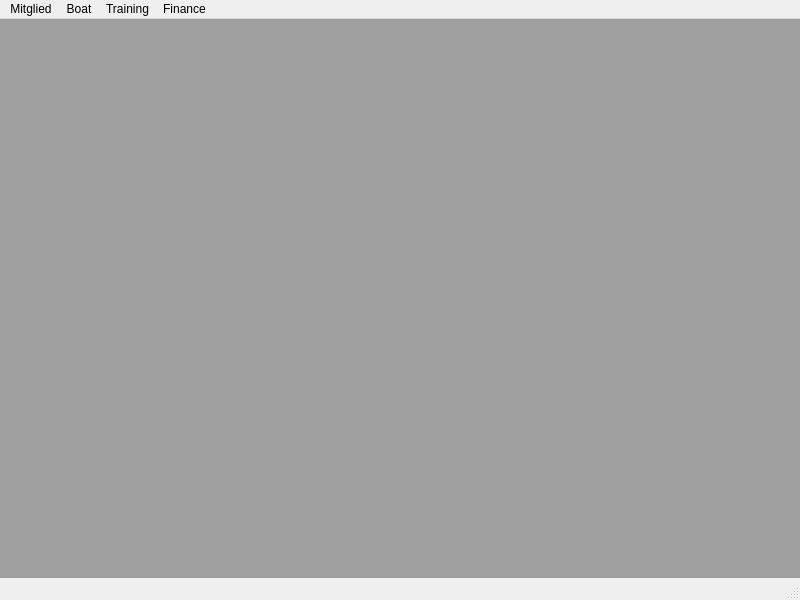
<?xml version="1.0" encoding="UTF-8"?>
<ui version="4.0">
 <class>MainWindow</class>
 <widget class="QMainWindow" name="MainWindow">
  <property name="geometry">
   <rect>
    <x>0</x>
    <y>0</y>
    <width>800</width>
    <height>600</height>
   </rect>
  </property>
  <property name="windowTitle">
   <string>Kayak Management System</string>
  </property>
  <widget class="QWidget" name="centralwidget">
   <widget class="QMdiArea" name="mdiArea">
    <property name="geometry">
     <rect>
      <x>-10</x>
      <y>-11</y>
      <width>1280</width>
      <height>731</height>
     </rect>
    </property>
   </widget>
  </widget>
  <widget class="QMenuBar" name="menubar">
   <property name="geometry">
    <rect>
     <x>0</x>
     <y>0</y>
     <width>800</width>
     <height>22</height>
    </rect>
   </property>
   <widget class="QMenu" name="menuBoat">
    <property name="title">
     <string>Boat</string>
    </property>
    <addaction name="actionAddBoat"/>
    <addaction name="actionListBoat"/>
   </widget>
   <widget class="QMenu" name="menuMitglied">
    <property name="title">
     <string>Mitglied</string>
    </property>
    <addaction name="actionNewMitglied"/>
    <addaction name="actionListMitglied"/>
   </widget>
   <widget class="QMenu" name="menuTraining">
    <property name="title">
     <string>Training</string>
    </property>
    <addaction name="actionTraining"/>
    <addaction name="actionListMitboot"/>
    <addaction name="actionListCardio"/>
    <addaction name="actionListGym"/>
   </widget>
   <widget class="QMenu" name="menuFinance">
    <property name="title">
     <string>Finance</string>
    </property>
    <addaction name="actionShowBalance"/>
    <addaction name="actionListIncome"/>
    <addaction name="actionListExpense"/>
   </widget>
   <addaction name="menuMitglied"/>
   <addaction name="menuBoat"/>
   <addaction name="menuTraining"/>
   <addaction name="menuFinance"/>
  </widget>
  <widget class="QStatusBar" name="statusbar"/>
  <action name="actionNewMitglied">
   <property name="icon">
    <iconset theme="list-add"/>
   </property>
   <property name="text">
    <string>New</string>
   </property>
  </action>
  <action name="actionListMitglied">
   <property name="icon">
    <iconset theme="format-justify-fill"/>
   </property>
   <property name="text">
    <string>List</string>
   </property>
  </action>
  <action name="actionAddBoat">
   <property name="icon">
    <iconset theme="list-add"/>
   </property>
   <property name="text">
    <string>New</string>
   </property>
  </action>
  <action name="actionListBoat">
   <property name="icon">
    <iconset theme="format-justify-fill"/>
   </property>
   <property name="text">
    <string>List</string>
   </property>
  </action>
  <action name="actionNewTraining">
   <property name="icon">
    <iconset theme="list-add"/>
   </property>
   <property name="text">
    <string>New Training</string>
   </property>
  </action>
  <action name="actionListMitboot">
   <property name="icon">
    <iconset theme="format-justify-fill"/>
   </property>
   <property name="text">
    <string>Mit Boot</string>
   </property>
  </action>
  <action name="actionListCardio">
   <property name="icon">
    <iconset theme="format-justify-fill"/>
   </property>
   <property name="text">
    <string>Cardio</string>
   </property>
  </action>
  <action name="actionListGym">
   <property name="icon">
    <iconset theme="format-justify-fill"/>
   </property>
   <property name="text">
    <string>Gym</string>
   </property>
  </action>
  <action name="actionShowBalance">
   <property name="icon">
    <iconset theme="edit-cut"/>
   </property>
   <property name="text">
    <string>Balance</string>
   </property>
  </action>
  <action name="actionListIncome">
   <property name="icon">
    <iconset theme="list-remove"/>
   </property>
   <property name="text">
    <string>Income</string>
   </property>
  </action>
  <action name="actionListExpense">
   <property name="icon">
    <iconset theme="list-add"/>
   </property>
   <property name="text">
    <string>Expence</string>
   </property>
  </action>
  <action name="actionTraining">
   <property name="icon">
    <iconset theme="face-angel"/>
   </property>
   <property name="text">
    <string>Training</string>
   </property>
  </action>
 </widget>
 <resources/>
 <connections/>
</ui>
